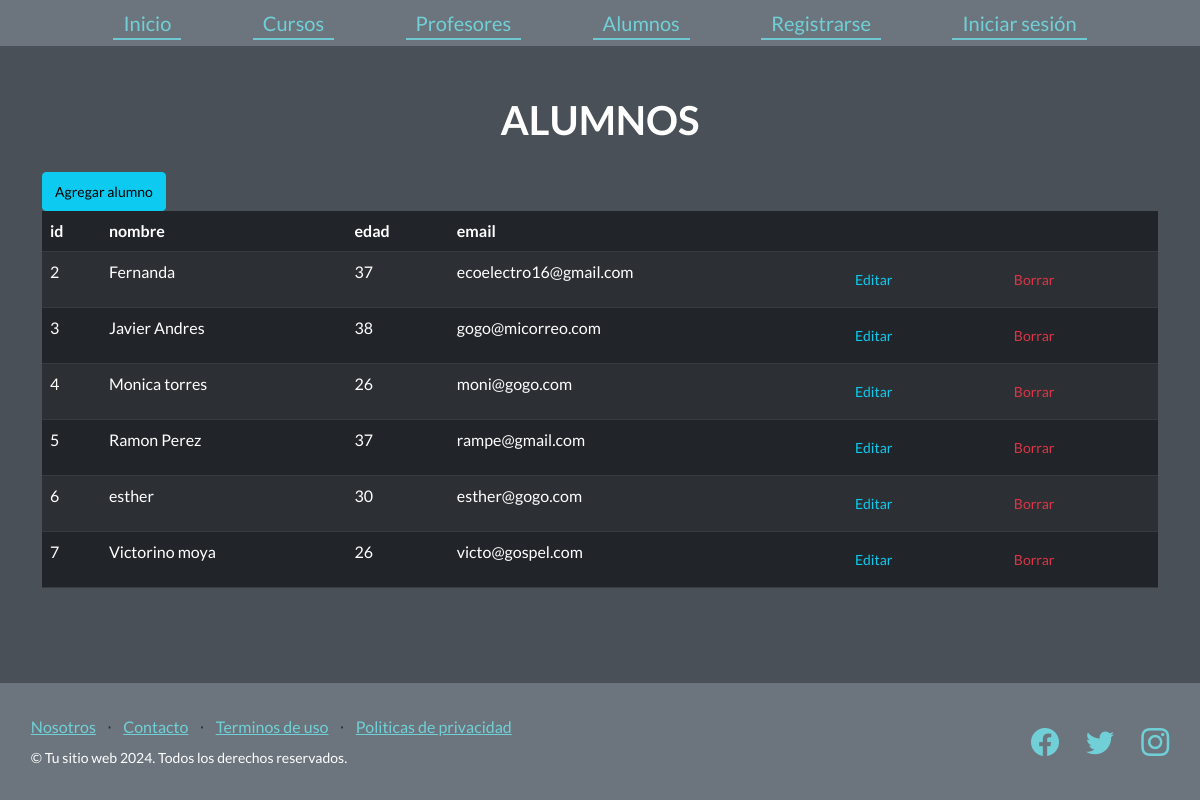
Before: /ver_alumnos/ with the older database file.
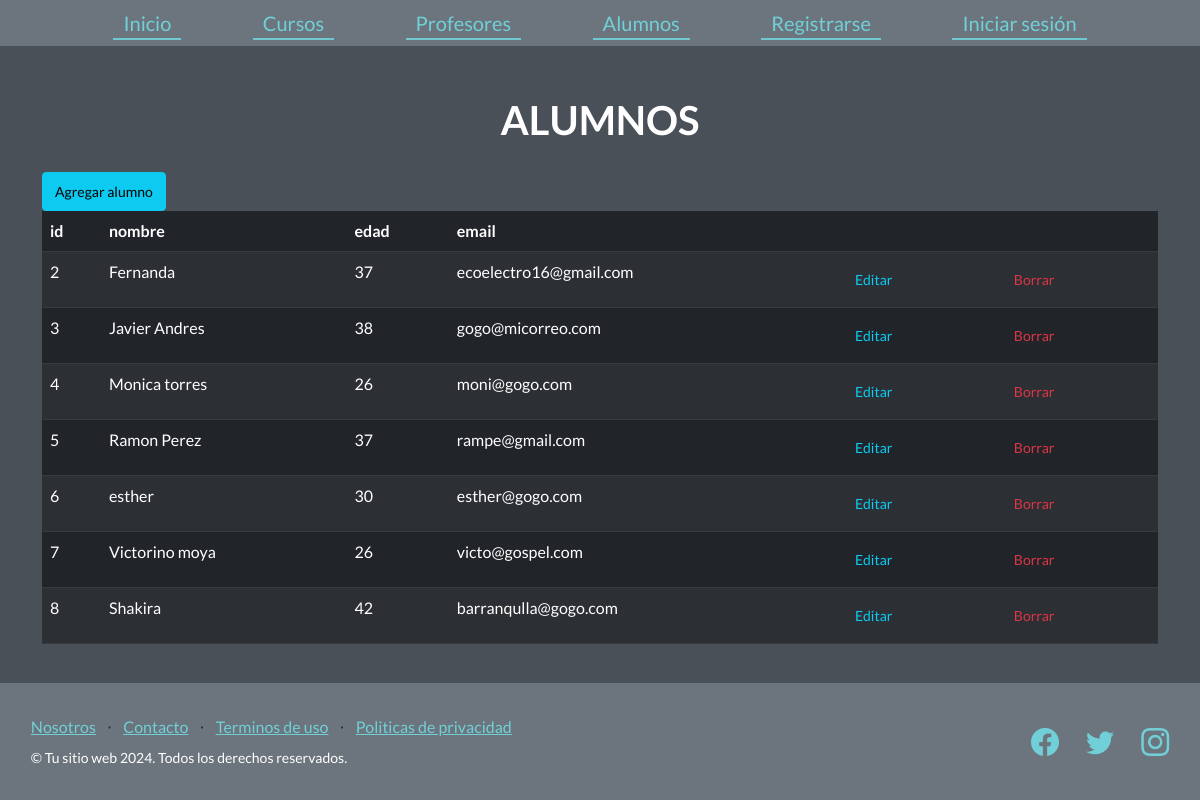
After: the same page with the newer database file.
### AppCoder/models.py (models this page shows, shortened)
class Alumnos(models.Model):
    nombre = models.CharField(max_length=100)
    edad = models.IntegerField()
    email = models.EmailField(max_length=154)

### AppCoder/views.py (the view)
# urls.py: path('ver_alumnos/', views.ver_alumnos, name='ver_alumnos'),
def ver_alumnos(request):
    alumnos = Alumnos.objects.all()
    return render(request, "ver_alumnos.html", {"alumnos": alumnos})

### AppCoder/template/ver_alumnos.html (shortened to what this page needs)
{% extends "padre.html" %}
{% load static %}
{% block contenido %}
    <div class="container">
        <div class="campo letra-formulario margen-lados">
            <h1>ALUMNOS</h1>
        </div>
        <a href="{% url 'alta_alumnos' %}" class="btn btn-info btn-sm">Agregar alumno</a>
        <table class="table table-striped table-dark">
            <thead>
                <tr>
                    <th>id</th>
                    <th>nombre</th>
                    <th>edad</th>
                    <th>email</th>
                    <th></th>
                    <th></th>
                </tr>
            </thead>
            <tbody>
                {% for alumno in alumnos %}
                <tr>
                    <td> {{alumno.id}}</td>
                    <td>{{alumno.nombre}}</td>
                    <td>{{alumno.edad}}</td>
                    <td>{{alumno.email}}</td>
                    <td><a href="{% url 'editar_alumno' alumno.id %}" class="btn text-info btn-sm" >Editar</a></td>
                    <td><a href="{% url 'elimina_alumno' alumno.id %}" class="btn text-danger btn-sm">Borrar</a></td>
                </tr>
                {% endfor %}
            </tbody>
        </table>
    </div>
{% endblock %}

Changed rows visible on the page:
added Alumnos: id "8", nombre "Shakira", edad "42", email "barranqulla@gogo.com"
